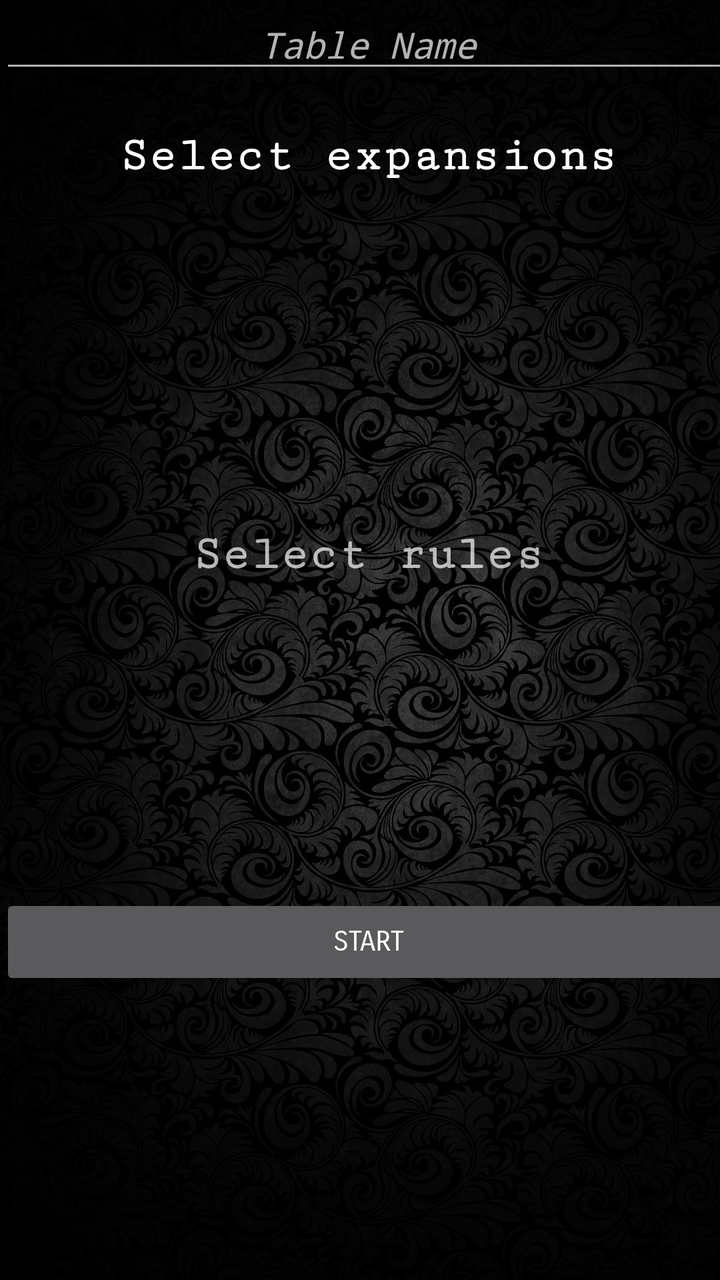
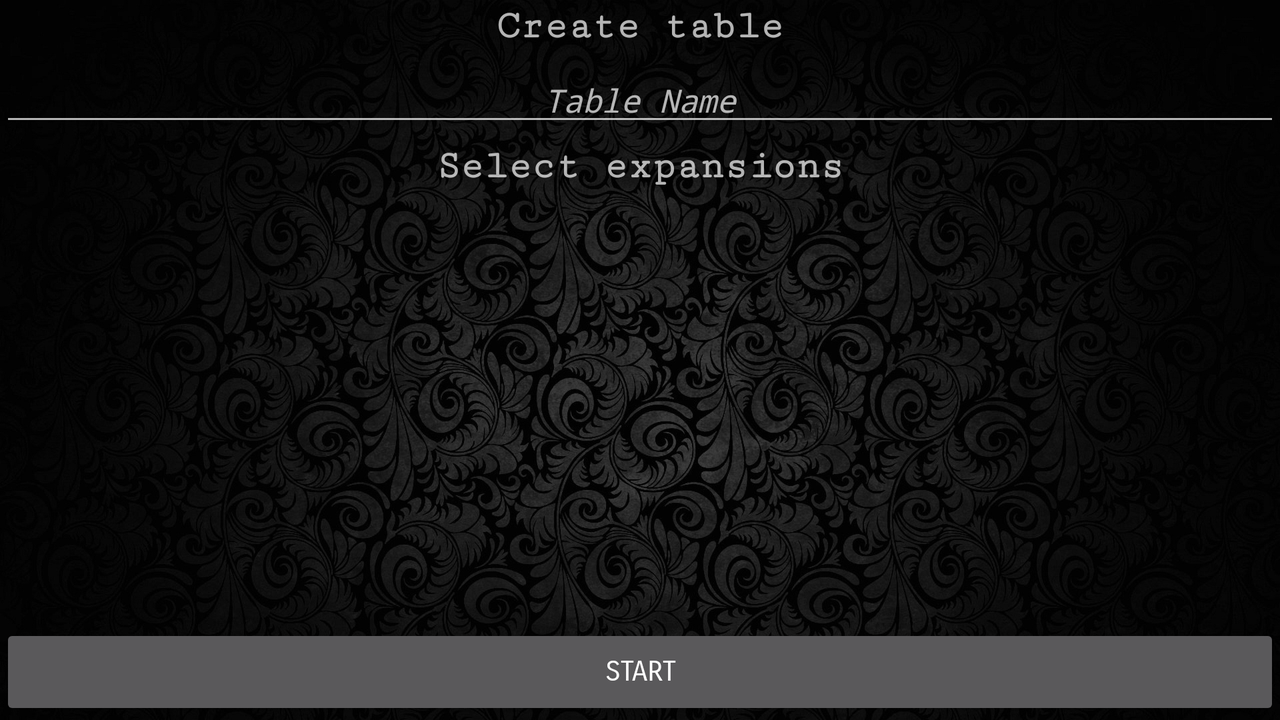

First picture: res/layout/ on a phone held upright. Second picture: the repository's own variant of that layout, on a device whose configuration matches the variant's folder. Source for both follows.
<!-- AndroidManifest.xml: application theme CardsAgainstHumanity -->
<!-- res/layout/activity_create_table.xml -->
<?xml version="1.0" encoding="utf-8"?>
<android.support.constraint.ConstraintLayout xmlns:android="http://schemas.android.com/apk/res/android"
    xmlns:app="http://schemas.android.com/apk/res-auto"
    xmlns:tools="http://schemas.android.com/tools"
    android:layout_width="match_parent"
    android:layout_height="match_parent"

    android:background="@drawable/background_port"

    android:baselineAligned="false"
    android:orientation="vertical"
    tools:layout_editor_absoluteX="0dp"
    tools:layout_editor_absoluteY="25dp">

    <LinearLayout xmlns:android="http://schemas.android.com/apk/res/android"
        android:orientation="vertical"
        android:layout_width="368dp"
        android:layout_height="495dp">

        <EditText
            android:id="@+id/tablename"
            android:layout_width="match_parent"
            android:layout_height="wrap_content"
            android:layout_marginBottom="20px"
            android:ems="10"
            android:fontFamily="monospace"
            android:hint="Table Name"
            android:inputType="textPersonName"
            android:textAlignment="center"
            android:textStyle="italic" />

        <TextView
            android:id="@+id/expansionsTitle"
            android:layout_width="match_parent"
            android:layout_height="wrap_content"
            android:fontFamily="serif-monospace"
            android:textAppearance="@android:style/TextAppearance.Material.Headline"
            android:text="Select expansions"
            android:textAlignment="center"
            android:textSize="24sp"
            android:textStyle="bold"
            android:layout_marginTop="50px"
            android:layout_marginBottom="50px"/>

        <ListView
            android:id="@+id/expansion_list"
            android:layout_width="match_parent"
            android:layout_height="0dp"
            android:layout_weight="1    "/>

        <TextView
            android:id="@+id/textView5"
            android:layout_width="match_parent"
            android:layout_height="wrap_content"
            android:fontFamily="serif-monospace"
            android:text="Select rules"
            android:textAlignment="center"
            android:textSize="24sp"
            android:textStyle="bold"
            android:layout_marginTop="50px"
            android:layout_marginBottom="50px"/>


        <ScrollView
            android:layout_width="match_parent"
            android:layout_height="0dp"
            android:layout_weight="1">

            <LinearLayout
                android:layout_width="match_parent"
                android:layout_height="wrap_content"
                android:orientation="vertical" />
        </ScrollView>

        <Button
            android:id="@+id/btn_startTable"
            android:layout_width="match_parent"
            android:layout_height="wrap_content"
            android:fontFamily="sans-serif-smallcaps"
            android:text="Start"/>

    </LinearLayout>

</android.support.constraint.ConstraintLayout>
<!-- resources referenced by this layout -->
<resources>
  <!-- drawable background_port: jpg bitmap (drawable, 238173 bytes) -->
  <style name="CardsAgainstHumanity" parent="Theme.AppCompat" />
</resources>
<!-- res/layout-land/activity_create_table.xml (the repository's variant of the layout above) -->
<!-- drawn on the phone turned sideways -->
<?xml version="1.0" encoding="utf-8"?>
<android.support.constraint.ConstraintLayout xmlns:android="http://schemas.android.com/apk/res/android"
    xmlns:app="http://schemas.android.com/apk/res-auto"
    xmlns:tools="http://schemas.android.com/tools"
    android:layout_width="match_parent"
    android:layout_height="match_parent"

    android:background="@drawable/background_land"

    android:baselineAligned="false"
    android:orientation="vertical"
    tools:layout_editor_absoluteX="0dp"
    tools:layout_editor_absoluteY="25dp">

    <LinearLayout xmlns:android="http://schemas.android.com/apk/res/android"
        android:orientation="vertical"
        android:layout_width="0dp"
        android:layout_height="0dp"
        tools:layout_constraintTop_creator="1"
        tools:layout_constraintRight_creator="1"
        tools:layout_constraintBottom_creator="1"
        app:layout_constraintBottom_toBottomOf="parent"
        app:layout_constraintRight_toRightOf="parent"
        tools:layout_constraintLeft_creator="1"
        app:layout_constraintLeft_toLeftOf="parent"
        app:layout_constraintTop_toTopOf="parent">

        <TextView
            android:id="@+id/textView7"
            android:layout_width="match_parent"
            android:layout_height="wrap_content"
            android:layout_marginBottom="5dp"
            android:layout_marginTop="2dp"
            android:fontFamily="serif-monospace"
            android:text="Create table"
            android:textAlignment="center"
            android:textSize="20sp"
            android:textStyle="bold"
            tools:layout_editor_absoluteX="8dp"
            tools:layout_editor_absoluteY="8dp" />

        <EditText
            android:id="@+id/tablename"
            android:layout_width="match_parent"
            android:layout_height="wrap_content"
            android:layout_marginBottom="2dp"
            android:ems="10"
            android:fontFamily="monospace"
            android:hint="Table Name"
            android:imeOptions="actionDone"
            android:inputType="textPersonName"
            android:textAlignment="center"
            android:textSize="16dp"
            android:textStyle="italic" />

        <TextView
            android:id="@+id/expansionsTitle"
            android:layout_width="match_parent"
            android:layout_height="wrap_content"
            android:layout_marginBottom="2dp"
            android:layout_marginTop="2dp"
            android:fontFamily="serif-monospace"
            android:text="Select expansions"
            android:textAlignment="center"
            android:textAppearance="@android:style/TextAppearance.Material.Small"
            android:textSize="20sp"
            android:textStyle="bold" />

        <ListView
            android:id="@+id/expansion_list"
            android:layout_width="match_parent"
            android:layout_height="0dp"
            android:layout_weight="1    "/>


        <Button
            android:id="@+id/btn_startTable"
            android:layout_width="match_parent"
            android:layout_height="wrap_content"
            android:fontFamily="sans-serif-smallcaps"
            android:text="Start"/>

    </LinearLayout>

</android.support.constraint.ConstraintLayout>
<!-- resources referenced by the variant -->
<!-- as the phone turned sideways resolves them -->
<resources>
  <!-- drawable background_land: jpg bitmap (drawable, 237849 bytes) -->
  <style name="CardsAgainstHumanity" parent="Theme.AppCompat" />
</resources>
